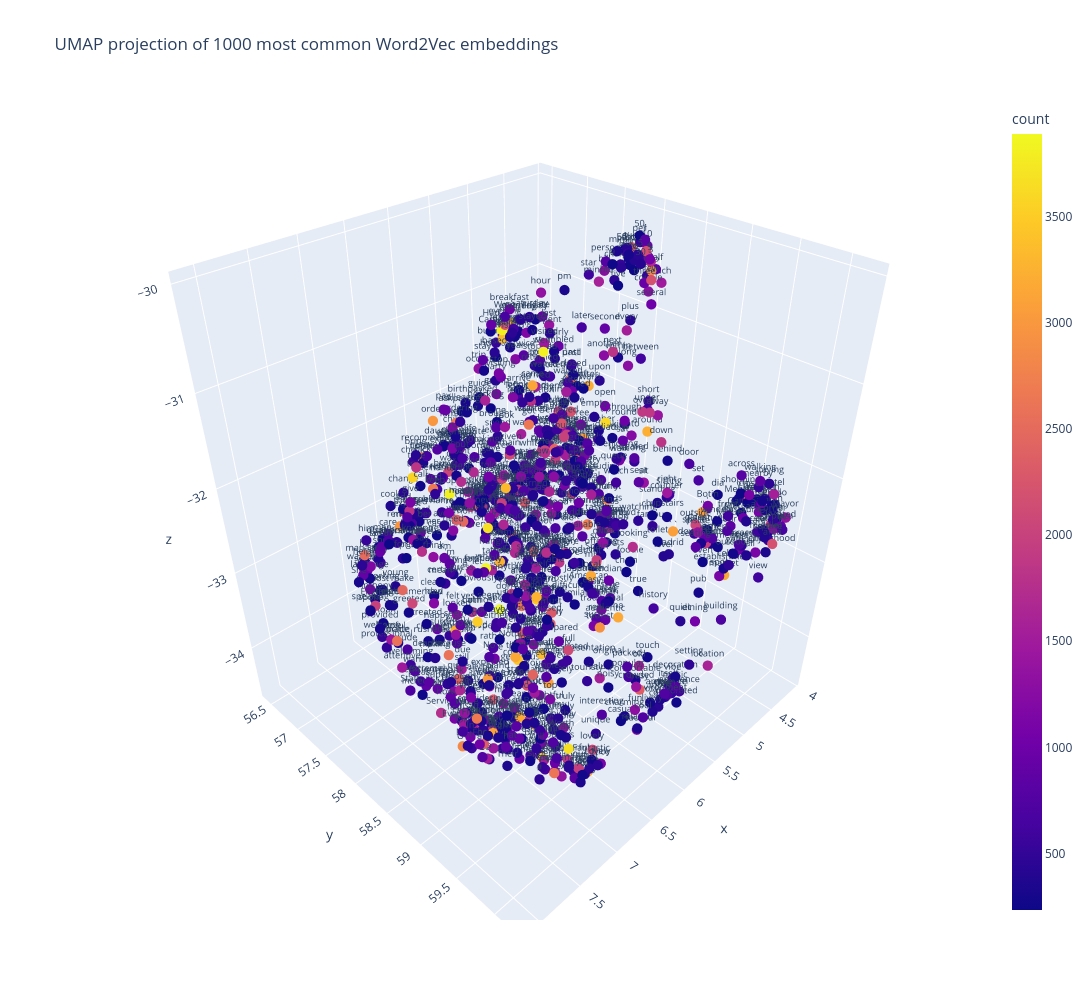

The notebook cell saved with this chart:
### Code cell
n_labels = 1000  # how many small text labels to display (besides the hover option)

df_umap["label"] = ""
df_umap.loc[:n_labels - 1, "label"] = df_umap.loc[:n_labels - 1, "word"]

fig = px.scatter_3d(
    df_umap,
    x="x",
    y="y",
    z="z",
    text="label",
    color="count",
    hover_name="word",
    hover_data={
        "count": True,
        "x": False,
        "y": False,
    },
    title=f"UMAP projection of {n_words} most common Word2Vec embeddings",
    width=1200,
    height=1000,
)

fig.update_traces(
    marker=dict(size=6),
    textposition="top center",
    textfont_size=9,
)

fig.show()

### Figure 1 — Plotly figure (JSON) as saved in the notebook; plotly's stock layout.template omitted (floating-point values rounded to 4 significant figures; data arrays with more than 128 entries replaced by an {"elided": "..."} marker saying what was removed)
{"data": [{"customdata": {"elided": "1000x1 int values"}, "hovertemplate": "<b>%{hovertext}</b><br><br>z=%{z}<br>label=%{text}<br>count=%{marker.color}<extra></extra>", "hovertext": {"elided": "1000 str values"}, "legendgroup": "", "marker": {"color": {"elided": "1000 int values"}, "coloraxis": "coloraxis", "size": 6, "symbol": "circle"}, "mode": "markers+text", "name": "", "scene": "scene", "showlegend": false, "text": {"elided": "1000 str values"}, "textfont": {"size": 9}, "textposition": "top center", "type": "scatter3d", "x": {"elided": "1000 float values"}, "y": {"elided": "1000 float values"}, "z": {"elided": "1000 float values"}}], "layout": {"coloraxis": {"colorbar": {"title": {"text": "count"}}, "colorscale": [[0, "#0d0887"], [0.1111, "#46039f"], [0.2222, "#7201a8"], [0.3333, "#9c179e"], [0.4444, "#bd3786"], [0.5556, "#d8576b"], [0.6667, "#ed7953"], [0.7778, "#fb9f3a"], [0.8889, "#fdca26"], [1, "#f0f921"]]}, "height": 1000, "legend": {"tracegroupgap": 0}, "scene": {"domain": {"x": [0, 1], "y": [0, 1]}, "xaxis": {"title": {"text": "x"}}, "yaxis": {"title": {"text": "y"}}, "zaxis": {"title": {"text": "z"}}}, "title": {"text": "UMAP projection of 1000 most common Word2Vec embeddings"}, "width": 1200}}
